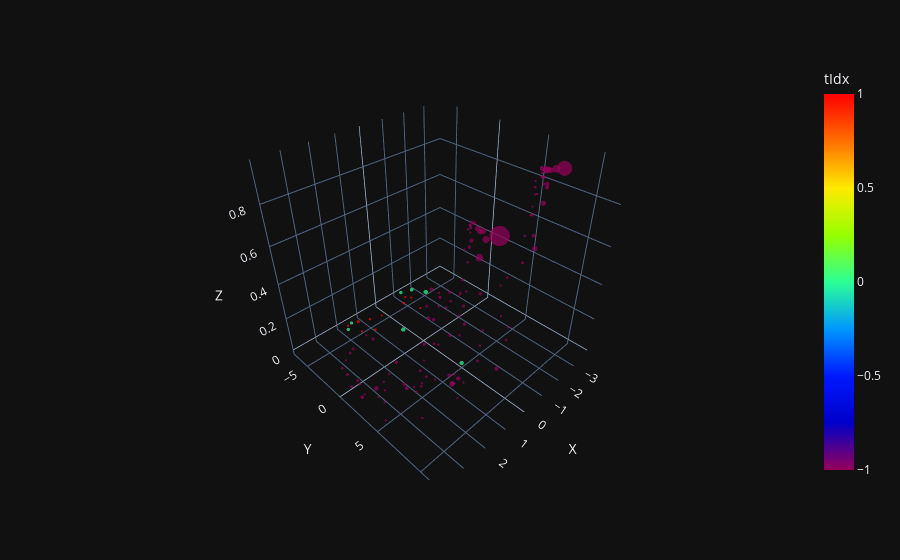

The code cell stored with this chart in its notebook:
### Code cell
clusterer = hdbscan.HDBSCAN(min_cluster_size=5, min_samples=15, cluster_selection_epsilon=0.1, metric="precomputed")
from time import time
t0 = time()

cluster_labels = clusterer.fit_predict(get_distance_matrix(np.array(norm_coords.double())))
print(cluster_labels.shape, "cluster_labels.shape")
t1 = time()
print(t1-t0)
plot_coordinates(result["pred"][filt, 1:4], result["pt"][filt], torch.tensor(cluster_labels)).show()

### Figure 1 — Plotly figure (JSON) as saved in the notebook; plotly's stock layout.template omitted (floating-point values rounded to 4 significant figures; data arrays with more than 128 entries replaced by an {"elided": "..."} marker saying what was removed)
{"data": [{"hovertemplate": "X=%{x}<br>Y=%{y}<br>Z=%{z}<br>pt=%{marker.size}<br>tIdx=%{marker.color}<extra></extra>", "legendgroup": "", "marker": {"color": {"elided": "141 float values"}, "coloraxis": "coloraxis", "size": {"elided": "141 float values"}, "sizemode": "area", "sizeref": 0.1405, "symbol": "circle", "line": {"width": 0}}, "mode": "markers", "name": "", "scene": "scene", "showlegend": false, "x": {"elided": "141 float values"}, "y": {"elided": "141 float values"}, "z": {"elided": "141 float values"}, "type": "scatter3d"}], "layout": {"scene": {"domain": {"x": [0.0, 1.0], "y": [0.0, 1.0]}, "xaxis": {"title": {"text": "X"}}, "yaxis": {"title": {"text": "Y"}}, "zaxis": {"title": {"text": "Z"}}}, "coloraxis": {"colorbar": {"title": {"text": "tIdx"}}, "colorscale": [[0.0, "rgb(150,0,90)"], [0.125, "rgb(0,0,200)"], [0.25, "rgb(0,25,255)"], [0.375, "rgb(0,152,255)"], [0.5, "rgb(44,255,150)"], [0.625, "rgb(151,255,0)"], [0.75, "rgb(255,234,0)"], [0.875, "rgb(255,111,0)"], [1.0, "rgb(255,0,0)"]]}, "legend": {"tracegroupgap": 0, "itemsizing": "constant"}, "margin": {"t": 60}}}
